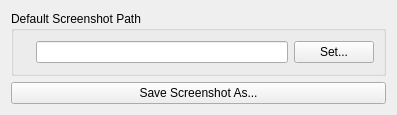
<?xml version="1.0" encoding="UTF-8"?>
<ui version="4.0">
 <class>Screenshot</class>
 <widget class="QWidget" name="Screenshot">
  <property name="geometry">
   <rect>
    <x>0</x>
    <y>0</y>
    <width>397</width>
    <height>115</height>
   </rect>
  </property>
  <property name="minimumSize">
   <size>
    <width>337</width>
    <height>115</height>
   </size>
  </property>
  <property name="windowTitle">
   <string>Orientation Axes</string>
  </property>
  <layout class="QVBoxLayout" name="verticalLayout">
   <item>
    <widget class="QGroupBox" name="groupBox">
     <property name="title">
      <string>Default Screenshot Path</string>
     </property>
     <layout class="QHBoxLayout" name="horizontalLayout_2">
      <item>
       <widget class="QLabel" name="label">
        <property name="text">
         <string/>
        </property>
       </widget>
      </item>
      <item>
       <widget class="QLineEdit" name="defaultPathEdit_"/>
      </item>
      <item>
       <widget class="QPushButton" name="screenshotPathButton_">
        <property name="enabled">
         <bool>true</bool>
        </property>
        <property name="text">
         <string>Set...</string>
        </property>
       </widget>
      </item>
     </layout>
    </widget>
   </item>
   <item>
    <widget class="QPushButton" name="screenshotSaveAsButton_">
     <property name="enabled">
      <bool>true</bool>
     </property>
     <property name="text">
      <string>Save Screenshot As...</string>
     </property>
    </widget>
   </item>
  </layout>
 </widget>
 <resources/>
 <connections/>
</ui>
